Frame 1 (no input): blank canvas, image omitted
Frame 60 (the mouse pressed at the canvas centre just before this capture): blank canvas, image omitted
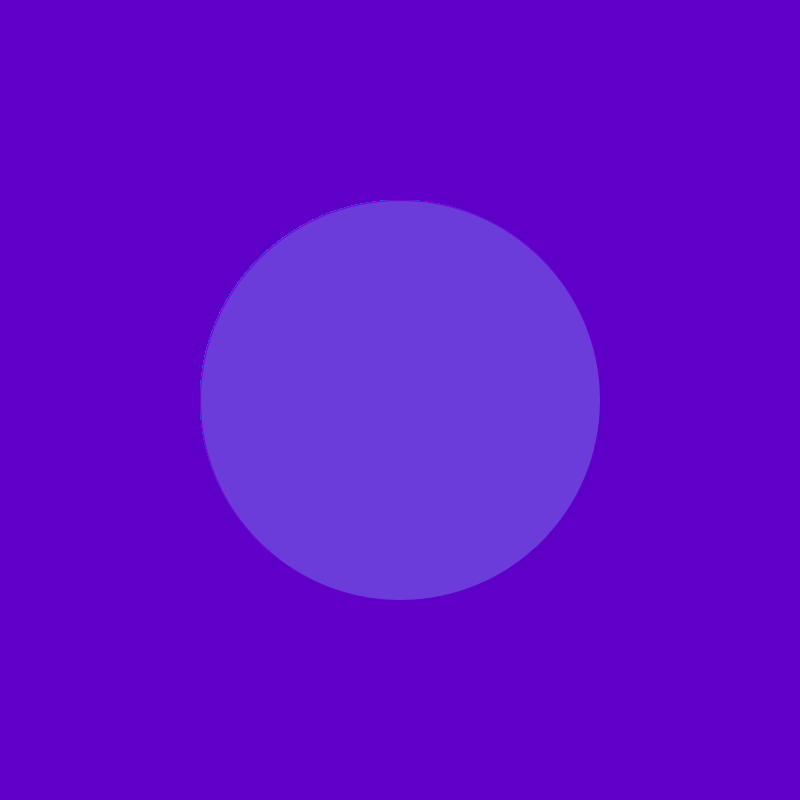
Frame 120 (the mouse held since frame 60 and released just before this capture)

The Processing sketch whose frames 1 and 60 were blank and that drew this single picture after the mouse press (run headless with seeded random() and noise(); from frame 60 on, the mouse is pressed at the canvas centre):

// Processing sketch: processing_22294
// ── processing_22294.pde

void setup(){

size(800,800);
background(94,0,200);
}


void draw(){
noStroke ();
fill(0,mouseX,mouseY);
ellipse(mouseX,mouseY,mouseX,mouseY);

noStroke ();
fill(0,0,mouseX);
ellipse (mouseX,mouseY,mouseX,mouseX);

noStroke ();
fill(100,0,mouseX);
ellipse(mouseY,mouseX,mouseY,mouseX);

stroke(100,0,200);
fill(0,mouseY,100,75);
ellipse(mouseY,mouseY,mouseX,mouseX);

noStroke ();
fill(mouseX,0,mouseY,50);
ellipse(mouseX,mouseX,mouseY,mouseY);
}
                                
